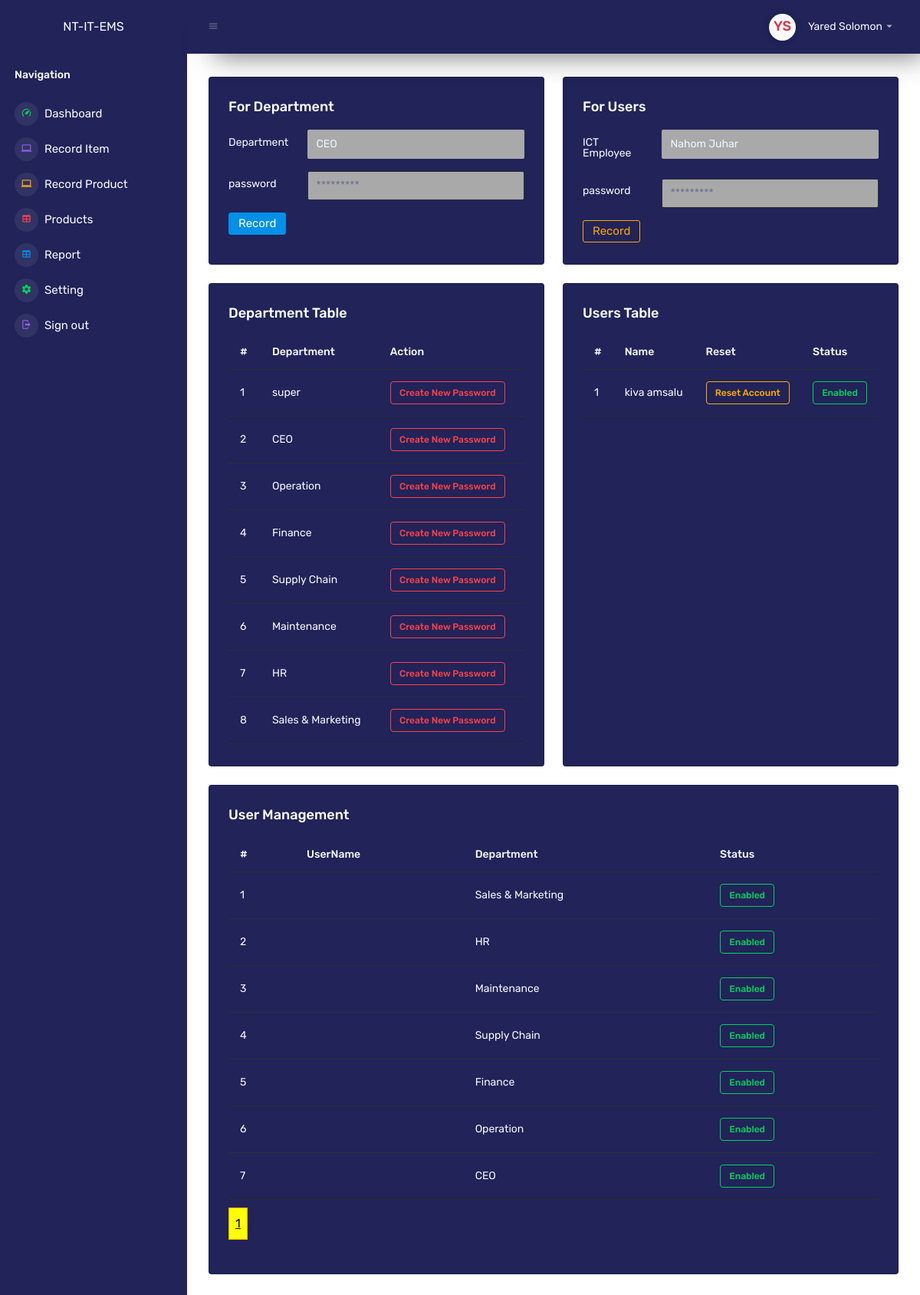
/dashboard/users.php (signed in), run on an earlier commit of the app's database.
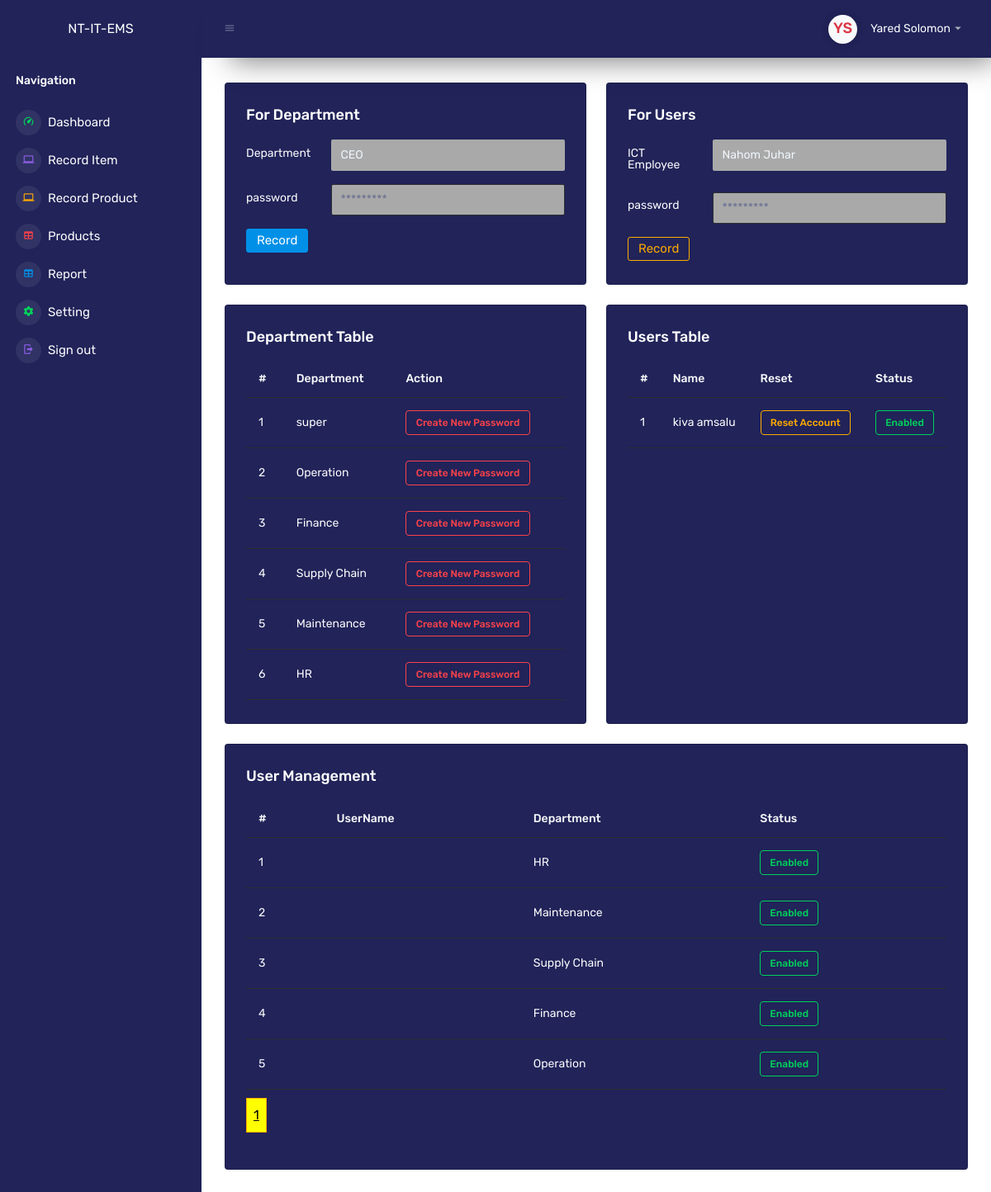
And on a later commit of the database.
### tables this page shows
CREATE TABLE IF NOT EXISTS `users` (
  `uid` int NOT NULL AUTO_INCREMENT,
  `username` varchar(50) NOT NULL,
  `password` longtext NOT NULL,
  `dep` varchar(255) NOT NULL,
  `last_login` timestamp NOT NULL DEFAULT CURRENT_TIMESTAMP ON UPDATE CURRENT_TIMESTAMP,
  `status` char(1) NOT NULL DEFAULT '1',
  `profile` longtext NOT NULL,
  PRIMARY KEY (`uid`)
);

### dashboard/users.php (the view, shortened to what the changed rows need)
<?php
$connect = new dbConnect();
$db = $connect->dbConnection();
$results_per_page = 10;
if (!isset($_GET['page'])) {
  $page = 1;
} else {
  $page = $_GET['page'];
}
$starting_limit = ($page - 1) * $results_per_page;
?>
<!DOCTYPE html>
<html lang="en">
<head>
    <link rel="stylesheet" href="../assets/vendors/mdi/css/materialdesignicons.min.css">
    <link rel="stylesheet" href="../assets/vendors/css/vendor.bundle.base.css">
    <link rel="stylesheet" href="../assets/vendors/jvectormap/jquery-jvectormap.css">
    <link rel="stylesheet" href="../assets/vendors/flag-icon-css/css/flag-icon.min.css">
    <link rel="stylesheet" href="../assets/vendors/owl-carousel-2/owl.carousel.min.css">
    <link rel="stylesheet" href="../assets/vendors/owl-carousel-2/owl.theme.default.min.css">
    <link rel="stylesheet" href="../assets/css/style.css">
	<link rel="stylesheet" href="../assets/css/u.css">
</head>
<body>
    <div class="container-scroller">
        <div class="container-fluid page-body-wrapper">
<div class="main-panel">
    <div class="content-wrapper" style="background-color: #ffff;">
        <div class="row">
            <div class="col-lg-6 grid-margin stretch-card">
                <div class="card" style="background-color: #212359; color: #ffff;">
                    <div class="card-body">
                        <div class="table-responsive">
                            <table class="table" style="color: #ffff;">
                                <thead>
                                    <tr>
                                        <th class="text-light">#</th>
                                        <th class="text-light">Department</th>
                                        <th class="text-light">Action</th>
                                    </tr>
                                </thead>
                                <tbody>
                                    <?php
                                    $no = 0;
                                    $stm = $db->prepare("SELECT * FROM users");
                                    $stm->execute();
                                    foreach ($stm->fetchAll() as $i => $row) {
                                        $id = $_SESSION['userinfo'];
                                        if ($row['uid'] === $id || $row['dep']==='ICT') continue;
                                        $no = $no + 1;
                                    ?>
                                        <tr>
                                            <td><?php echo $no ?></td>
                                            <td><?php echo $row['dep'] ?></td>
                                            <td><a href="../backend/deleteUser.php?uid=<?php echo $row['uid'] ?>">
                                                    <div class="badge badge-outline-danger">Create New Password</div>
                                                </a>
                                            </td>
                                        </tr>
                                    <?php  }
                                    ?>
                                </tbody>
                            </table>
                        </div>
                    </div>
                </div>
            </div>
            <div class="col-lg-6 grid-margin stretch-card">
                <div class="card" style="background-color: #212359; color: #ffff;">
                    <div class="card-body">
                        <div class="table-responsive">
                            <table class="table" style="color: #ffff;">
                                <thead>
                                    <tr>
                                        <th class="text-light">#</th>
                                        <th class="text-light">Name</th>
                                        <th class="text-light">Reset</th>
                                        <th class="text-light">Status</th>
                                    </tr>
                                </thead>
                                <tbody>
                                    <?php
                                    $no = 0;
                                    $stm = $db->prepare("SELECT * FROM users WHERE dep='ICT' ORDER BY last_login desc");
                                    $stm->execute();
                                    foreach ($stm->fetchAll() as $i => $row) {
                                        $id = $_SESSION['userinfo'];
                                        if ($row['uid'] === $id) continue;
                                        $no = $no + 1;
                                    ?>
                                        <tr>
                                            <td><?php echo $no ?></td>
                                            <td><?php echo $row['username'] ?></td>
                                            <td><a href="../backend/resetUserAccount.php?id=<?php echo $row['uid'] ?>&who=password">
                                                    <div class="badge badge-outline-warning">Reset Account</div>
                                                </a>
                                            </td>
                                            <td> <a href="../backend/statusUpdater.php?id=<?php echo $row['uid'] ?>&from=users">
                                                <div class="status badge badge-outline-<?php echo $row['status'] ? 'success' : 'danger' ?>"><?php echo $row['status'] ? 'Enabled' : 'Disable' ?></div>
                                                </a>
                                            </td>
                                        </tr>
                                    <?php  }
                                    ?>
                                </tbody>
                            </table>
                        </div>
                    </div>
                </div>
            </div>
        </div>
      <div class="row ">
        <div class="col-12 grid-margin">
          <div class="card" style="background-color: #212359; color: #ffff;">
            <div class="card-body">
              <div class="table-responsive">
                <table class="table" style="color: #ffff;">
                  <thead>
                    <tr>
                      <th class="text-light"> # </th>
                      <th class="text-light"> UserName </th>
                      <th class="text-light"> Department </th>
                      <th class="text-light"> Status </th>
                    </tr>
                  </thead>
                  <tbody>
                    <?php
                    $no = 0;
                            $stm = $db->prepare("SELECT * FROM users ORDER BY last_login DESC LIMIT $starting_limit, $results_per_page");
                            $stm->execute();
                            foreach ($stm->fetchAll() as $i => $users) :
                              if ($users['dep'] === 'super' || $users['dep'] === 'admin' || $users['dep'] === 'ict' || $users['dep'] === 'ICT') continue;
                              $no = $no +1;
                            ?>
                              <tr>
                                <td><?php echo $no ?></td>
                                <td>
                                </td>
                                <td>
                                  <?php echo ucwords($users['dep']) ?>
                                </td>
                                <td>
                                  <a href="../backend/statusUpdater.php?id=<?php echo $users['uid'] ?>&from=index">
                                    <div class="status badge badge-outline-<?php echo $users['status'] ? 'success' : 'danger' ?>"><?php echo $users['status'] ? 'Enabled' : 'Disable' ?></div>
                                  </a>
                                </td>
                              </tr>
                            <?php
                            endforeach;
                            ?>
                  </tbody>
                </table>
              </div>
              <?php
                $tableName = "users";
                require('pagination.php');
              ?>
            </div>
          </div>
        </div>
      </div>
    </div>
</div>
</div>
</div>
</body>
</html>

### dashboard/pagination.php (shortened to what the changed rows need)
<div class="row" style="margin-top: 10px;">
                <div class="col-lg-6">
                  <div class="demo-inline-spacing">
                    <nav aria-label="Page navigation">
                      <ul class="pagination">
                        <?php
                        $sql_total = "SELECT COUNT(*) AS total FROM $tableName";
                        $total_stmt = $db->query($sql_total);
                        $total_rows = $total_stmt->fetchColumn();
                        $total_pages = ceil($total_rows / $results_per_page);
                        echo "<div class='pagination'>";
                        $start_page = max(1, $page - 2);
                        $end_page = min($total_pages, $page + 2);
                        for ($i = $start_page; $i <= $end_page; $i++) { ?>
                          <li class='page-item p-2 border border-warning'
                              <?php if ($page == $i) echo 'style="background-color: yellow"'; ?> >
                            <a class='<?php if ($page == $i) echo 'text-black'; else echo 'text-warning'; ?>'href='?page= <?php echo $i ?> '><?php echo $i ?></a>
                         </li>
                        <?php
                        }
                        echo "</div>";
                        ?>
                      </ul>
                    </nav>
                  </div>
                </div>
              </div>

What changed in the data, as far as the page shows it:
removed users: dep "CEO", status "Enabled"
removed users: dep "Sales & Marketing", status "Enabled"
